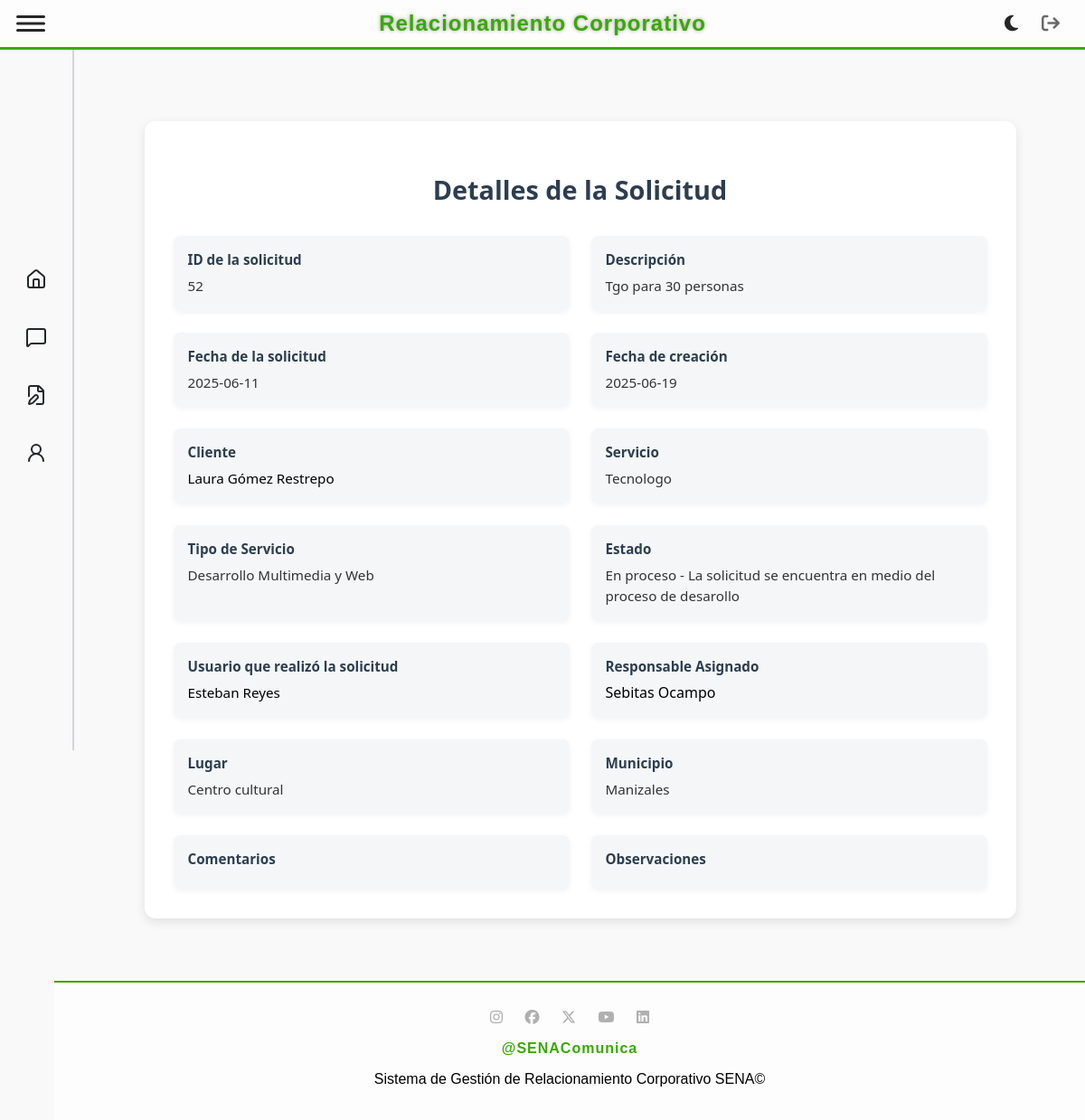
Before: /solicitud/view/52 (signed in) with the older database file.
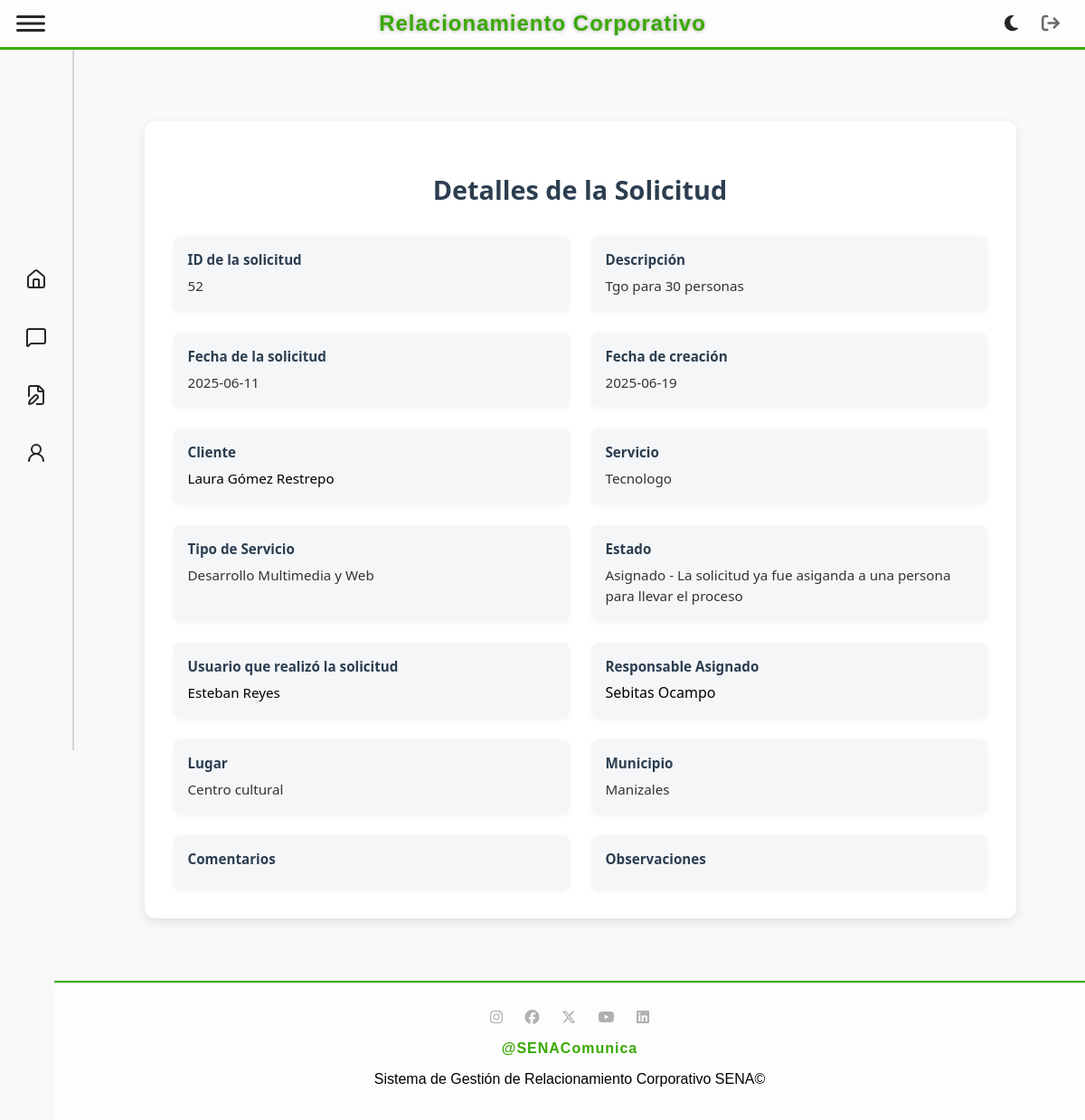
After: the same page with the newer database file.
### tables this page shows
CREATE TABLE `solicitud` (
  `idSolicitud` int(11) NOT NULL,
  `FechaEvento` date DEFAULT NULL,
  `FechaCreacion` date NOT NULL,
  `Lugar` varchar(80) DEFAULT NULL,
  `Municipio` varchar(50) NOT NULL,
  `Observaciones` text DEFAULT NULL,
  `Comentarios` text DEFAULT NULL,
  `MedioSolicitud` varchar(50) DEFAULT NULL,
  `DescripcionNecesidad` varchar(100) DEFAULT NULL,
  `FKusuario` int(11) NOT NULL,
  `FKtipoEvento` int(11) NOT NULL,
  `FKestado` int(11) NOT NULL,
  `FKcliente` int(11) NOT NULL,
  `FKtipoServicio` int(11) NOT NULL,
  `Asignacion` int(11) DEFAULT NULL
);

CREATE TABLE `estado` (
  `idEstado` int(11) NOT NULL,
  `Estado` varchar(45) NOT NULL,
  `Descripcion` varchar(100) NOT NULL,
  `Color` varchar(7) NOT NULL DEFAULT '#4361ee'
);

CREATE TABLE `cliente` (
  `idCliente` int(11) NOT NULL,
  `DocumentoCliente` varchar(20) NOT NULL,
  `NombreCliente` varchar(100) NOT NULL,
  `CorreoCliente` varchar(100) NOT NULL,
  `TelefonoCliente` varchar(10) NOT NULL
);

CREATE TABLE `servicio` (
  `idServicio` int(11) NOT NULL,
  `Servicio` varchar(100) NOT NULL,
  `Color` varchar(7) NOT NULL
);

CREATE TABLE `tiposervicio` (
  `idTipoServicio` int(11) NOT NULL,
  `TipoServicio` varchar(100) NOT NULL,
  `FKidServicio` int(11) NOT NULL
);

CREATE TABLE `usuario` (
  `idUsuario` int(11) NOT NULL,
  `DocumentoUsuario` varchar(20) NOT NULL,
  `NombreUsuario` varchar(100) NOT NULL,
  `CorreoUsuario` varchar(100) NOT NULL,
  `TelefonoUsuario` varchar(10) NOT NULL,
  `ContraseñaUsuario` varchar(255) NOT NULL,
  `FKidRol` int(11) NOT NULL
);

### app/controllers/baseController.php (called while the page is built, shortened)
<?php
class BaseController
{
    public $layout = "default";
    public function render(string $view, array $arrayData = null)
    {
        $layout = MAIN_APP_ROUTE . "../views/layouts/{$this->layout}.php";
        include_once $layout;
    }
}

### app/controllers/solicitudController.php (called while the page is built, shortened)
<?php
require_once "baseController.php";
require_once MAIN_APP_ROUTE . "../models/SolicitudModel.php";
class SolicitudController extends BaseController
{
    public function viewSolicitud($id)
    {
        $solicitudObj = new SolicitudModel();
        $solicitudInfo = $solicitudObj->getSolicitud($id);
        $data = [
            "solicitud" => $solicitudInfo,
            "titulo" => "Ver solicitud #" . $id
        ];
        $this->render("solicitud/viewOne.php", $data);
    }
}

### app/models/BaseModel.php (called while the page is built, shortened)
<?php
abstract class BaseModel {
    public function __construct() {
        try {
            $options = [
                PDO::ATTR_ERRMODE => PDO::ERRMODE_EXCEPTION,
                PDO::ATTR_DEFAULT_FETCH_MODE => PDO::FETCH_OBJ
            ];
            $dsn = DRIVER.':host='.HOST.';dbname='.DATABASE;
            $this->dbConnection = new PDO($dsn, USERNAME_DB, PASSWORD_DB, $options);
        } catch (PDOException $ex) {
            echo 'Error en la conexión: '.$ex->getMessage();
            exit;
        }
    }
}

### app/models/solicitudModel.php (called while the page is built, shortened)
<?php
require_once MAIN_APP_ROUTE . "../models/BaseModel.php";
class SolicitudModel extends BaseModel
{
    public function __construct(
        ?int $idSolicitud = null,
        ?string $Descripcion = null,
        ?string $FechaSolicitud = null,
        ?int $IdCliente = null,
        ?int $IdServicio = null,
        ?int $IdEstado = null
    ) {
        $this->table = "solicitud";
    }
    public function getSolicitud($id)
    {
        try {
            $sql = "SELECT s.*,
                       c.idCliente,
                       c.NombreCliente,
                       c.CorreoCliente,
                       c.TelefonoCliente,
                       c.DocumentoCliente,
                       ts.TipoServicio,
                       sv.Servicio,
                       e.Estado,
                       e.Descripcion as EstadoDescripcion,
                       u.NombreUsuario,
                       ua.NombreUsuario AS NombreUsuarioAsignado  -- Agrega esta línea
                FROM {$this->table} s
                JOIN cliente c ON s.FKcliente = c.idCliente
                JOIN tiposervicio ts ON s.FKtipoServicio = ts.idTipoServicio
                JOIN servicio sv ON ts.FKidServicio = sv.idServicio
                JOIN estado e ON s.FKestado = e.idEstado
                JOIN usuario u ON s.FKusuario = u.idUsuario
                LEFT JOIN usuario ua ON s.Asignacion = ua.idUsuario  -- Agrega esta línea
                WHERE s.idSolicitud = :id";
            $statement = $this->dbConnection->prepare($sql);
            $statement->bindParam(":id", $id, PDO::PARAM_INT);
            $statement->execute();
            return $statement->fetch(PDO::FETCH_OBJ);
        } catch (PDOException $ex) {
            throw new PDOException("Error al obtener la solicitud: " . $ex->getMessage());
        }
    }
}

### app/views/solicitud/viewOne.php (the view, shortened to what the changed rows need)
<div class="data-container">
    <h2 class="form-title">Detalles de la Solicitud</h2>
    <?php
    if ($solicitud && is_object($solicitud)) {
        echo  "
                <div class='record-details'>
                <div class='detail-group'>
                    <label>ID de la solicitud</label>
                    <span>{$solicitud->idSolicitud}</span>
                </div>
                <div class='detail-group'>
                    <label>Descripción</label>
                    <span>{$solicitud->DescripcionNecesidad}</span>
                </div>
                <div class='detail-group'>
                    <label>Fecha de la solicitud</label>
                    <span>{$solicitud->FechaEvento}</span>
                </div>
                <div class='detail-group'>
                    <label>Fecha de creación</label>
                    <span>{$solicitud->FechaCreacion}</span>
                </div>
                <div class='detail-group'>
                    <label>Cliente</label>
                    <span><a href='#' onclick='mostrarClienteModal({$solicitud->idCliente}); return false;' style='color:#000;text-decoration:none;cursor:pointer'>{$solicitud->NombreCliente}</a></span>
                </div>
                <div class='detail-group'>
                    <label>Servicio</label>
                    <span>{$solicitud->Servicio}</span>
                </div>
                <div class='detail-group'>
                    <label>Tipo de Servicio</label>
                    <span>" . htmlspecialchars($solicitud->TipoServicio) . "</span>
                </div>
                <div class='detail-group'>
                    <label>Estado</label>
                    <span>{$solicitud->Estado} - {$solicitud->EstadoDescripcion}</span>
                </div>
                <div class='detail-group'>
                    <label>Usuario que realizó la solicitud</label>
                    <span><a href='/usuario/view/{$solicitud->FKusuario}' style='color:#000;text-decoration:none;cursor:pointer'>" . htmlspecialchars($solicitud->NombreUsuario) . "</a></span>
                </div>
                <div class='detail-group'>
                    <label>Responsable Asignado</label>
                    ";
                    if (!empty($solicitud->Asignacion) && !empty($solicitud->NombreUsuarioAsignado)) {
                        echo "<a href='/usuario/view/{$solicitud->Asignacion}' style='color:#000;text-decoration:none;cursor:pointer'>" . htmlspecialchars($solicitud->NombreUsuarioAsignado) . "</a>";
                    } else {
                        echo "<span>No asignado</span>";
                    }
                echo "
                </div>
                <div class='detail-group'>
                    <label>Lugar</label>
                    <span>" . htmlspecialchars($solicitud->Lugar ?? '') . "</span>
                </div>
                <div class='detail-group'>
                    <label>Municipio</label>
                    <span>" . htmlspecialchars($solicitud->Municipio ?? '') . "</span>
                </div>
                <div class='detail-group'>
                    <label>Comentarios</label>
                    <span>" . htmlspecialchars($solicitud->Comentarios ?? '') . "</span>
                </div>
                <div class='detail-group'>
                    <label>Observaciones</label>
                    <span>" . htmlspecialchars($solicitud->Observaciones ?? '') . "</span>
                </div>
              </div>";
    }
    ?>
</div>

Changed rows visible on the page:
changed solicitud "Tgo para 30 personas": FKestado.Estado "En proceso" → "Asignado"; FKestado.Descripcion "La solicitud se encuentra en medio del proceso de desarollo" → "La solicitud ya fue asiganda a una persona para llevar el proceso"
